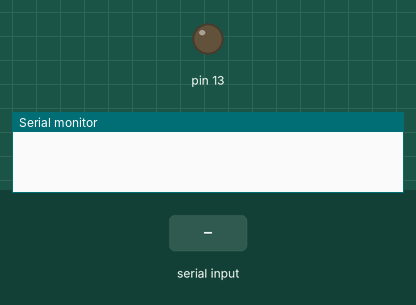
A sketch run on a simulated Arduino Uno, built with avr-gcc and run on an emulated ATmega328P. Shown: output pins drawn as LEDs (lit = HIGH), the last lines printed to the serial monitor. The inputs (shaded band) are chosen by the test bench.

Above: at 1.2 s.
1.3 s: "1" received over the second serial link
At 1.6 s:
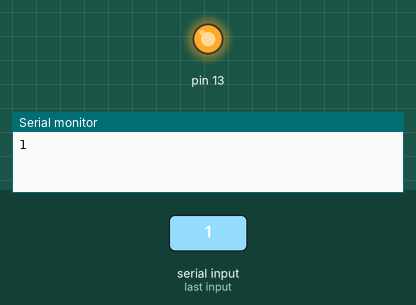
2.8 s: "0" received over the second serial link
At 3.9 s:
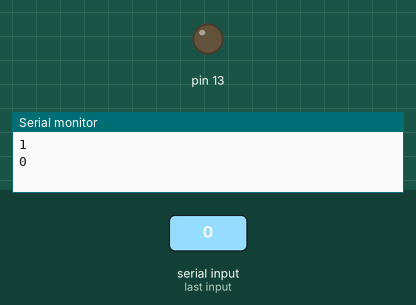
Timing chart, 0 to 5.8 s (numbered marks = the images above; inputs shaded):
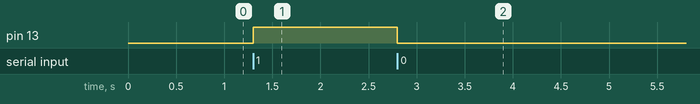

The sketch:

bluetooth.ino
```cpp
#include <SoftwareSerial.h>

SoftwareSerial mySerial(A0, A1);
void setup() {

  pinMode(13, OUTPUT);

  mySerial.begin(9600);
  Serial.begin(9600);
}

void loop() {

  //Serial.println(mySerial.available());
  if (mySerial.available()){


    char c = mySerial.read();
    Serial.println(c);

    if(c =='1') {
      digitalWrite(13, HIGH);
    }

    if(c == '0'){
      digitalWrite(13, LOW);
    }

    delay(50);
  }
}
```

Measured:
- after the input at 1.3 s, pin 13: LOW → HIGH at once
- after the input at 2.8 s, pin 13: HIGH → LOW at once
